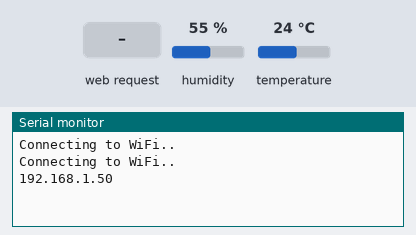
The sketch below on a simulated ESP32. Shown: the last lines printed to the serial monitor. The inputs (shaded band) are chosen by the test bench; at power-on: humidity 55 %, temperature 24 °C. WiFi joins after 1.5 s; servers stay silent unless stated.

Above: at 3.2 s.
3.3 s: HTTP request GET /temperature received
At 4.2 s:
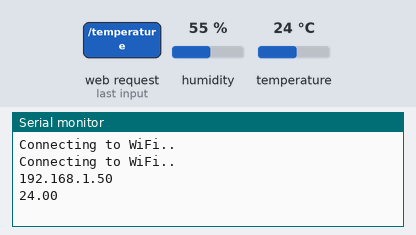
4.8 s: HTTP request GET /humidity received
At 5.7 s:
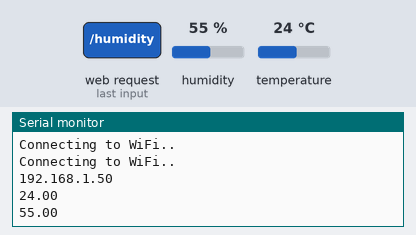

Measured:
- after the input at 3.3 s, the serial monitor: prints a new line at once (image 1)
- after the input at 4.8 s, the serial monitor: prints a new line at once (image 2)

The sketch:

ESP32_SERVER_DHT11.ino
```cpp
/*********
  Rui Santos
  Complete project details at https://randomnerdtutorials.com

  Imagenes prediseñadas
  https://fontawesome.com/icons/temperature-three-quarters?s=solid&f=classic
*********/

// Import required libraries
#include "WiFi.h"
#include "ESPAsyncWebServer.h"
#include <Adafruit_Sensor.h>
#include <DHT.h>

// Replace with your network credentials
const char* ssid = "NETLIFE-RIVERA";
const char* password = "0909039109";

#define DHTPIN 27     // Digital pin connected to the DHT sensor

// Uncomment the type of sensor in use:
#define DHTTYPE    DHT11     // DHT 11
//#define DHTTYPE    DHT22     // DHT 22 (AM2302)
//#define DHTTYPE    DHT21     // DHT 21 (AM2301)

DHT dht(DHTPIN, DHTTYPE);

// Create AsyncWebServer object on port 80
AsyncWebServer server(80);

String readDHTTemperature() {
  // Sensor readings may also be up to 2 seconds 'old' (its a very slow sensor)
  // Read temperature as Celsius (the default)
  float t = dht.readTemperature();
  // Read temperature as Fahrenheit (isFahrenheit = true)
  //float t = dht.readTemperature(true);
  // Check if any reads failed and exit early (to try again).
  if (isnan(t)) {
    Serial.println("Failed to read from DHT sensor!");
    return "--";
  }
  else {
    Serial.println(t);
    return String(t);
  }
}

String readDHTHumidity() {
  // Sensor readings may also be up to 2 seconds 'old' (its a very slow sensor)
  float h = dht.readHumidity();
  if (isnan(h)) {
    Serial.println("Failed to read from DHT sensor!");
    return "--";
  }
  else {
    Serial.println(h);
    return String(h);
  }
}

const char index_html[] PROGMEM = R"rawliteral(
<!DOCTYPE HTML><html>
<head>
  <meta name="viewport" content="width=device-width, initial-scale=1">
  <link rel="stylesheet" href="https://use.fontawesome.com/releases/v5.7.2/css/all.css" integrity="sha384-fnmOCqbTlWIlj8LyTjo7mOUStjsKC4pOpQbqyi7RrhN7udi9RwhKkMHpvLbHG9Sr" crossorigin="anonymous">
  <style>
    html {
     font-family: Arial;
     display: inline-block;
     margin: 0px auto;
     text-align: center;
    }
    h2 { font-size: 3.0rem; }
    p { font-size: 3.0rem; }
    .units { font-size: 1.2rem; }
    .dht-labels{
      font-size: 1.5rem;
      vertical-align:middle;
      padding-bottom: 15px;
    }
  </style>
</head>
<body>
  <h2>ESP32 DHT Server</h2>
  <p>
    <i class="fas fa-thermometer-half" style="color:#059e8a;"></i>
    <span class="dht-labels">Temperature</span>
    <span id="temperature">%TEMPERATURE%</span>
    <sup class="units">&deg;C</sup>
  </p>
  <p>
    <i class="fas fa-tint" style="color:#00add6;"></i>
    <span class="dht-labels">Humidity</span>
    <span id="humidity">%HUMIDITY%</span>
    <sup class="units">&percnt;</sup>
  </p>
</body>
<script>
setInterval(function ( ) {
  var xhttp = new XMLHttpRequest();
  xhttp.onreadystatechange = function() {
    if (this.readyState == 4 && this.status == 200) {
      document.getElementById("temperature").innerHTML = this.responseText;
    }
  };
  xhttp.open("GET", "/temperature", true);
  xhttp.send();
}, 10000 ) ;

setInterval(function ( ) {
  var xhttp = new XMLHttpRequest();
  xhttp.onreadystatechange = function() {
    if (this.readyState == 4 && this.status == 200) {
      document.getElementById("humidity").innerHTML = this.responseText;
    }
  };
  xhttp.open("GET", "/humidity", true);
  xhttp.send();
}, 10000 ) ;
</script>
</html>)rawliteral";

// Replaces placeholder with DHT values
String processor(const String& var){
  //Serial.println(var);
  if(var == "TEMPERATURE"){
    return readDHTTemperature();
  }
  else if(var == "HUMIDITY"){
    return readDHTHumidity();
  }
  return String();
}

void setup(){
  // Serial port for debugging purposes
  Serial.begin(115200);

  dht.begin();

  // Connect to Wi-Fi
  WiFi.begin(ssid, password);
  while (WiFi.status() != WL_CONNECTED) {
    delay(1000);
    Serial.println("Connecting to WiFi..");
  }

  // Print ESP32 Local IP Address
  Serial.println(WiFi.localIP());

  // Route for root / web page
  server.on("/", HTTP_GET, [](AsyncWebServerRequest *request){
    request->send_P(200, "text/html", index_html, processor);
  });
  server.on("/temperature", HTTP_GET, [](AsyncWebServerRequest *request){
    request->send_P(200, "text/plain", readDHTTemperature().c_str());
  });
  server.on("/humidity", HTTP_GET, [](AsyncWebServerRequest *request){
    request->send_P(200, "text/plain", readDHTHumidity().c_str());
  });

  // Start server
  server.begin();
}

void loop(){

}
```
